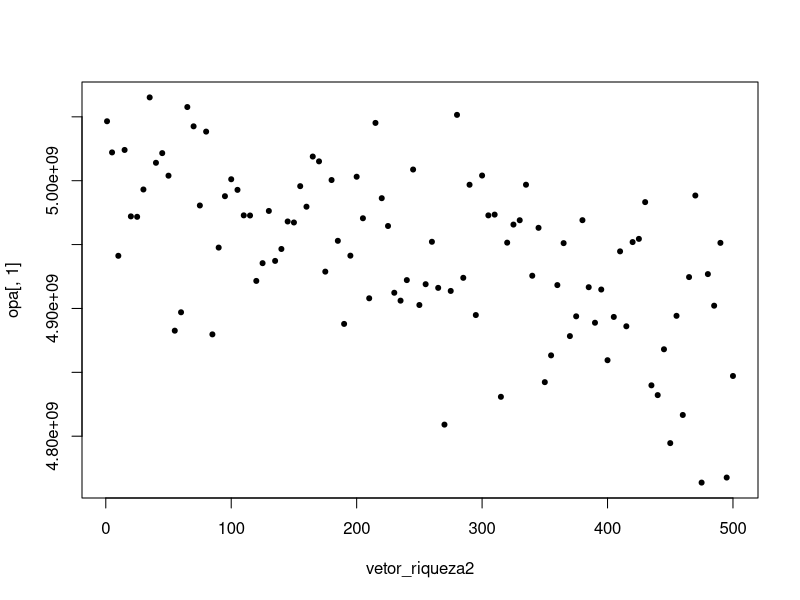
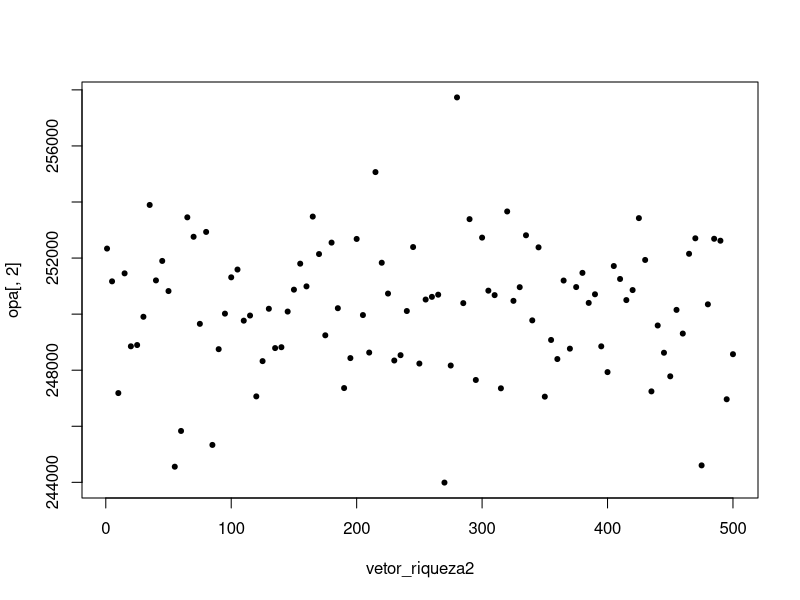
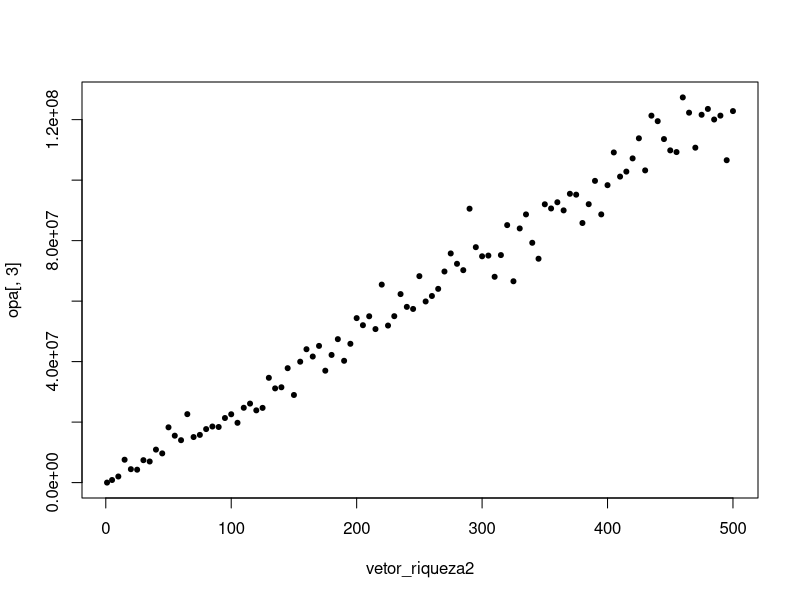
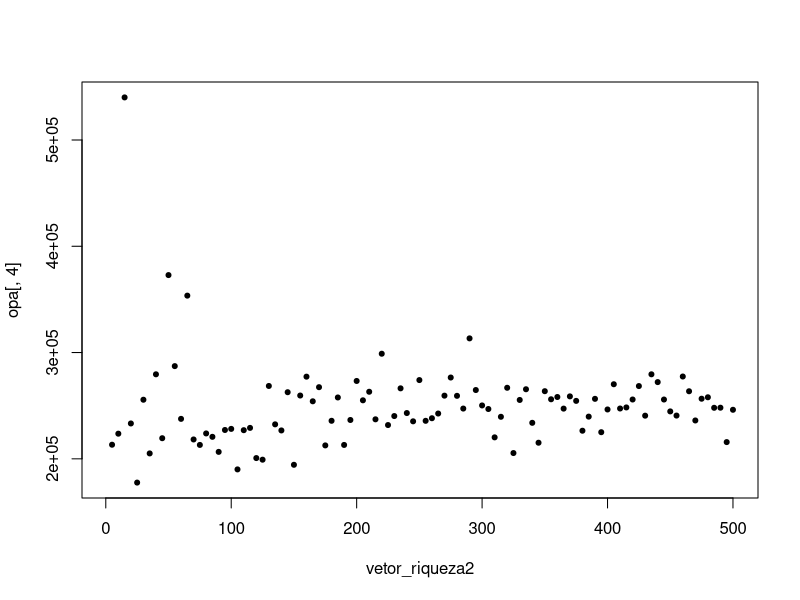
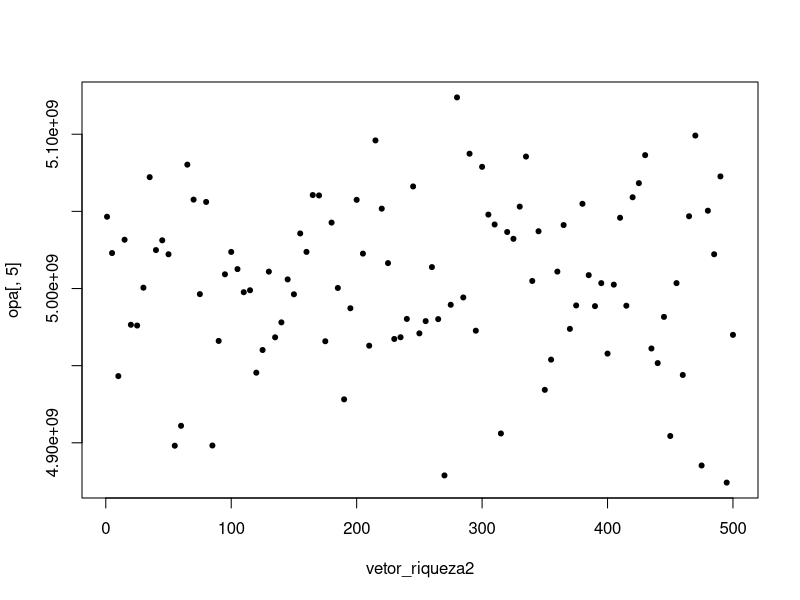
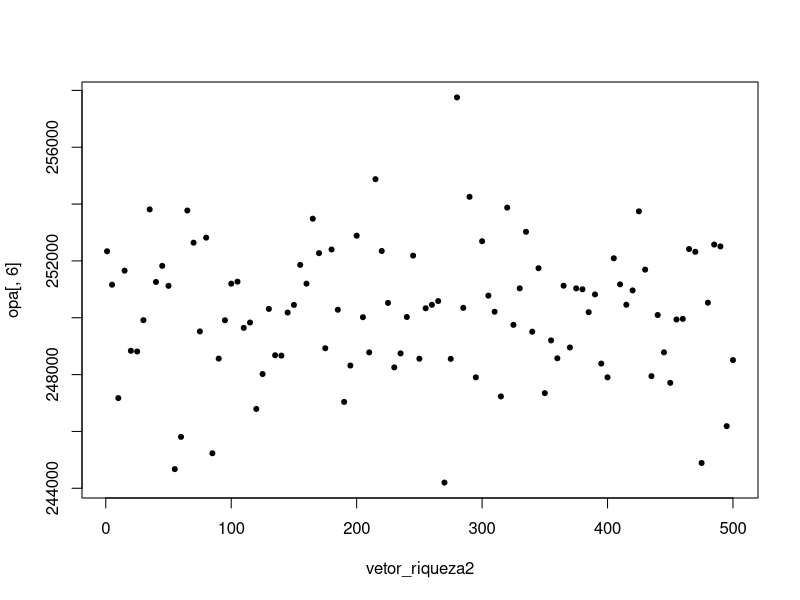
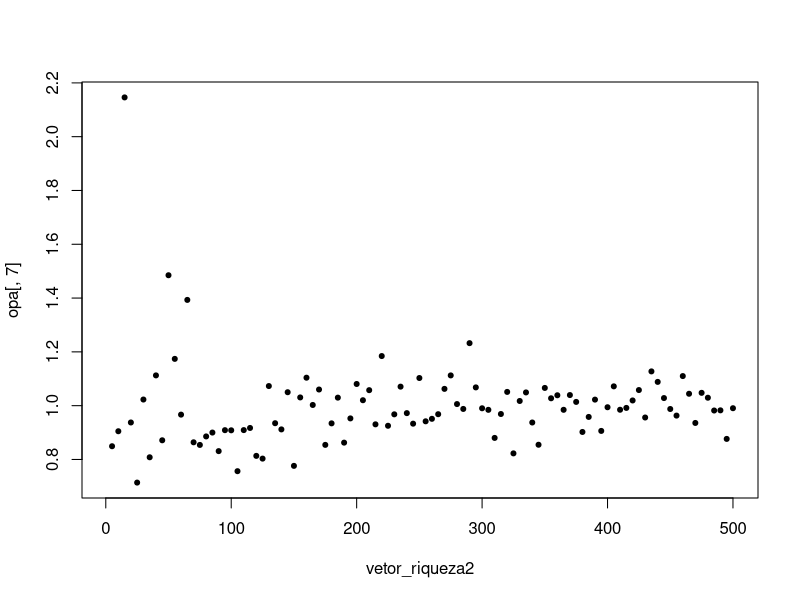
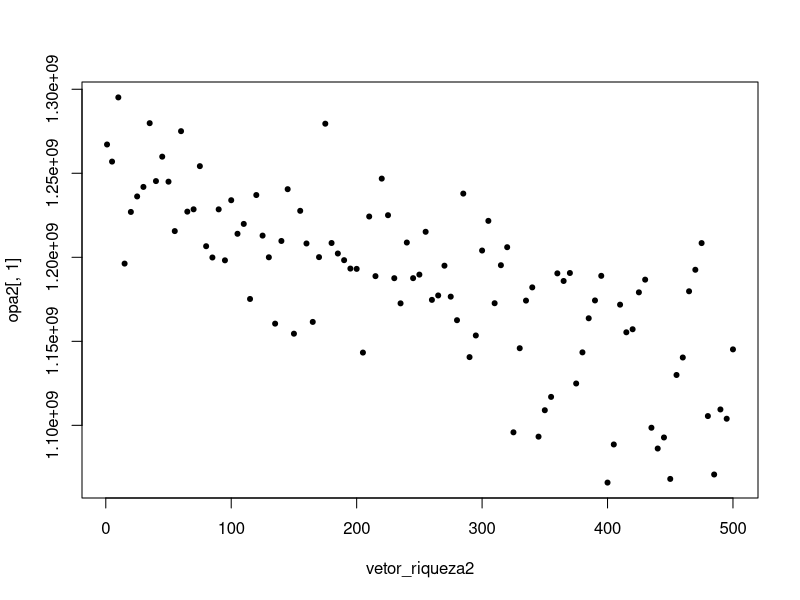

R code for these plots, in order:
# sortear valores de uma distribuicao normal, e separa-los entre diferentes numeros de especies. 
especifica <- function(vetor_riqueza,n_total,media,dp) {
  mat_final <- matrix(ncol=6,nrow=length(vetor_riqueza))
  for (i in 1:length(vetor_riqueza)){
    abund_sp <- round(n_total/vetor_riqueza[i])
    abund_total <- abund_sp*vetor_riqueza[i]
    sp_ind <- rep(1:vetor_riqueza[i], each=abund_sp)
    prop_ind <- rnorm(abund_total,mean=media,sd=dp)
    prop_sp <- tapply(prop_ind,sp_ind,mean)
    prop_sp_vetor <- rep(prop_sp,each=abund_sp)
    prop_com <- mean(prop_ind)
    ss_inter <- abund_sp*sum((prop_sp-prop_com)^2)
    gl_inter <- vetor_riqueza[i] - 1
    var_inter <- ss_inter/gl_inter
    ss_total <- sum((prop_ind-prop_com)^2)
    gl_total <- abund_total - 1
    var_total <- ss_total/gl_total
    ss_intra <- sum((prop_ind-prop_sp_vetor)^2)
    gl_intra <- gl_total - gl_inter
    var_intra <- ss_intra/gl_intra
    mat_final[i,1] <- ss_intra
    mat_final[i,2] <- var_intra
    mat_final[i,3] <- ss_inter
    mat_final[i,4] <- var_inter
    mat_final[i,5] <- ss_total
    mat_final[i,6] <- var_total
  }
  colnames(mat_final) <- c("ss_intra","var_intra","ss_inter","var_inter","ss_total","var_total")
  rownames(mat_final) <- vetor_riqueza
  return(mat_final)
}

vetor_riqueza2 <- c(1,seq(0,500,5)[-1])

opa<-especifica(vetor_riqueza2,20000,10000,500)
opa <- cbind(opa,var_inter_relativa=opa[,4]/opa[,6])
plot(opa[,1]~vetor_riqueza2,pch=20)
plot(opa[,2]~vetor_riqueza2,pch=20)
plot(opa[,3]~vetor_riqueza2,pch=20)
plot(opa[,4]~vetor_riqueza2,pch=20)
plot(opa[,5]~vetor_riqueza2,pch=20)
plot(opa[,6]~vetor_riqueza2,pch=20)
plot(opa[,7]~vetor_riqueza2,pch=20)

opa2<-especifica(vetor_riqueza2,5000,10000,500)
plot(opa2[,1]~vetor_riqueza2,pch=20)
plot(opa2[,2]~vetor_riqueza2,pch=20)
plot(opa2[,3]~vetor_riqueza2,pch=20)
plot(opa2[,4]~vetor_riqueza2,pch=20)
plot(opa2[,5]~vetor_riqueza2,pch=20)
plot(opa2[,6]~vetor_riqueza2,pch=20)

opa3<-especifica(vetor_riqueza2,2000,10000,500)
plot(opa3[,1]~vetor_riqueza2,pch=20)
plot(opa3[,2]~vetor_riqueza2,pch=20)
plot(opa3[,3]~vetor_riqueza2,pch=20,ylim=c(0,1.5e8))
plot(opa3[,4]~vetor_riqueza2,pch=20)
plot(opa3[,4]~vetor_riqueza2,pch=20,xlim=c(0,100))
plot(opa3[,5]~vetor_riqueza2,pch=20)
plot(opa3[,6]~vetor_riqueza2,pch=20)

opa4<-especifica(vetor_riqueza2,2000,10000,50)
plot(opa4[,1]~vetor_riqueza2,pch=20)
plot(sqrt(opa4[,1])~vetor_riqueza2,pch=20)
plot(opa4[,2]~vetor_riqueza2,pch=20)
plot(sqrt(opa4[,2])~vetor_riqueza2,pch=20)
plot(opa4[,3]~vetor_riqueza2,pch=20)
plot(sqrt(opa4[,3])~vetor_riqueza2,pch=20)
plot(opa4[,4]~vetor_riqueza2,pch=20)
plot(sqrt(opa4[,4])~vetor_riqueza2,pch=20)
plot(opa4[,5]~vetor_riqueza2,pch=20)
plot(sqrt(opa4[,5])~vetor_riqueza2,pch=20)
plot(opa4[,6]~vetor_riqueza2,pch=20)
plot(sqrt(opa4[,6])~vetor_riqueza2,pch=20)


especifica_ordem <- function(vetor_riqueza,n_total,media,dp) {
  mat_final <- matrix(ncol=6,nrow=length(vetor_riqueza))
  for (i in 1:length(vetor_riqueza)){
    abund_sp <- round(n_total/vetor_riqueza[i])
    abund_total <- abund_sp*vetor_riqueza[i]
    sp_ind <- rep(1:vetor_riqueza[i], each=abund_sp)
    prop_ind <- rnorm(abund_total,mean=media,sd=dp)
    prop_ind <- sort(prop_ind)
    prop_sp <- tapply(prop_ind,sp_ind,mean)
    prop_sp_vetor <- rep(prop_sp,each=abund_sp)
    prop_com <- mean(prop_ind)
    ss_inter <- abund_sp*sum((prop_sp-prop_com)^2)
    gl_inter <- vetor_riqueza[i] - 1
    var_inter <- ss_inter/gl_inter
    ss_total <- sum((prop_ind-prop_com)^2)
    gl_total <- abund_total - 1
    var_total <- ss_total/gl_total
    ss_intra <- sum((prop_ind-prop_sp_vetor)^2)
    gl_intra <- gl_total - gl_inter
    var_intra <- ss_intra/gl_intra
    mat_final[i,1] <- ss_intra
    mat_final[i,2] <- var_intra
    mat_final[i,3] <- ss_inter
    mat_final[i,4] <- var_inter
    mat_final[i,5] <- ss_total
    mat_final[i,6] <- var_total
  }
  colnames(mat_final) <- c("ss_intra","var_intra","ss_inter","var_inter","ss_total","var_total")
  rownames(mat_final) <- vetor_riqueza
  return(mat_final)
}

opa5<-especifica_ordem(vetor_riqueza2,20000,10000,500)
opa5 <- cbind(opa5,var_inter_relativa=opa5[,4]/opa5[,6])
plot(opa5[,1]~vetor_riqueza2,pch=20)
plot(opa5[,2]~vetor_riqueza2,pch=20)
plot(opa5[,3]~vetor_riqueza2,pch=20)
plot(opa5[,3][-1]~vetor_riqueza2[-1],pch=20)
plot(opa5[,4]~vetor_riqueza2,pch=20)
plot(opa5[,5]~vetor_riqueza2,pch=20)
plot(opa5[,6]~vetor_riqueza2,pch=20)
plot(opa5[,7]~vetor_riqueza2,pch=20)

opa6<-especifica_ordem(vetor_riqueza2,20000,10000,50)
plot(opa6[,3]~vetor_riqueza2,pch=20)

especifica_ordem_unif <- function(vetor_riqueza,n_total,min,max) {
  mat_final <- matrix(ncol=6,nrow=length(vetor_riqueza))
  for (i in 1:length(vetor_riqueza)){
    abund_sp <- round(n_total/vetor_riqueza[i])
    abund_total <- abund_sp*vetor_riqueza[i]
    sp_ind <- rep(1:vetor_riqueza[i], each=abund_sp)
    prop_ind <- runif(abund_total,min=min,max=max)
    prop_ind <- sort(prop_ind)
    prop_sp <- tapply(prop_ind,sp_ind,mean)
    prop_sp_vetor <- rep(prop_sp,each=abund_sp)
    prop_com <- mean(prop_ind)
    ss_inter <- abund_sp*sum((prop_sp-prop_com)^2)
    gl_inter <- vetor_riqueza[i] - 1
    var_inter <- ss_inter/gl_inter
    ss_total <- sum((prop_ind-prop_com)^2)
    gl_total <- abund_total - 1
    var_total <- ss_total/gl_total
    ss_intra <- sum((prop_ind-prop_sp_vetor)^2)
    gl_intra <- gl_total - gl_inter
    var_intra <- ss_intra/gl_intra
    mat_final[i,1] <- ss_intra
    mat_final[i,2] <- var_intra
    mat_final[i,3] <- ss_inter
    mat_final[i,4] <- var_inter
    mat_final[i,5] <- ss_total
    mat_final[i,6] <- var_total
  }
  colnames(mat_final) <- c("ss_intra","var_intra","ss_inter","var_inter","ss_total","var_total")
  rownames(mat_final) <- vetor_riqueza
  return(mat_final)
}

opa7<-especifica_ordem(vetor_riqueza2,20000,1,20000)
opa7 <- cbind(opa7,var_inter_relativa=opa7[,4]/opa7[,6])
plot(opa7[,1]~vetor_riqueza2,pch=20)
plot(opa7[,2]~vetor_riqueza2,pch=20)
plot(opa7[,3]~vetor_riqueza2,pch=20)
plot(opa7[,3][-1]~vetor_riqueza2[-1],pch=20)
plot(opa7[,4]~vetor_riqueza2,pch=20)
plot(opa7[,5]~vetor_riqueza2,pch=20)
plot(opa7[,6]~vetor_riqueza2,pch=20)
plot(opa7[,7]~vetor_riqueza2,pch=20)

# nao houve diferenca entre var inter e var inter relativa, entao acho melhor eliminar a var inter relativa, por causa do motivo apontado no outro script (a var inter relativa eh insensivel a distancia entre especies, porque ela eh sempre igual para comunidades com a mesma riqueza, independetemente dos valores das especies)
# entre var inter e ss inter, acho melhor ficar com a ss inter, porque se ganha a informacao sobre a ss intra tambem. 